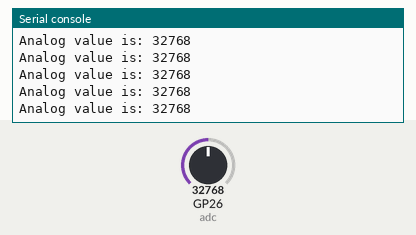
Simulated run of this program. Board: Raspberry Pi Pico running MicroPython. On the bench: the last lines printed to the serial console. Wiring (from the project's diagram.json): potentiometer on GP26. The test bench sets the inputs (shaded band); at power-on: GP26 (adc) = 32768 (analog values on the 0–65535 scale).

Above: at 1.2 s.
1.3 s: GP26 (adc) set to 45874
At 1.68 s:
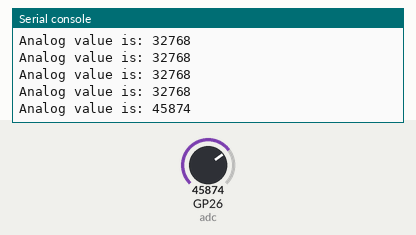
2.8 s: GP26 (adc) set to 57670
At 2.93 s:
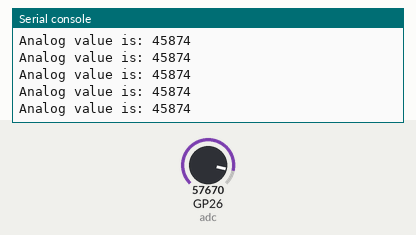
Timing chart, 0 to 5.8 s (numbered marks = the images above; inputs shaded):
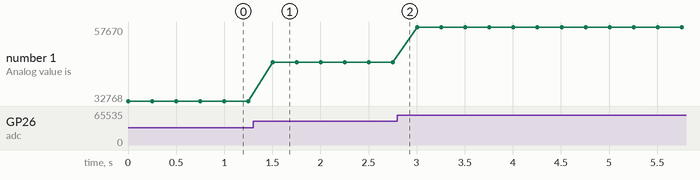

The program:

main.py
```python
from machine import ADC
from time import sleep

adc = ADC(26)

while True:
    value = adc.read_u16()
    print("Analog value is: " + str(value))
    sleep(0.25)
```

Measured:
- after the input at 1.3 s, the serial console: prints a new line after 0.20 s (image 1)
- plotted number 1: 32768 → 45874 after the input at 1.3 s, 45874 → 57670 after the input at 2.8 s
